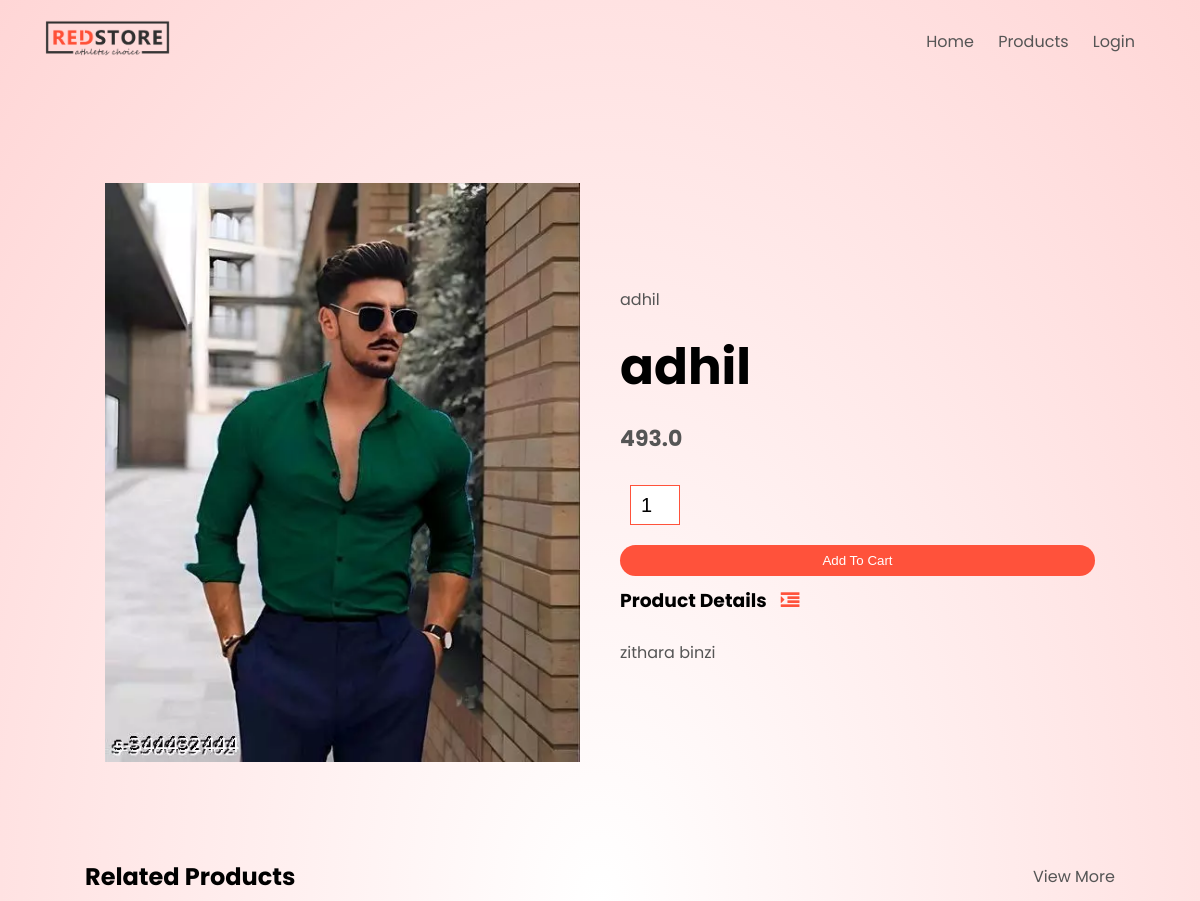
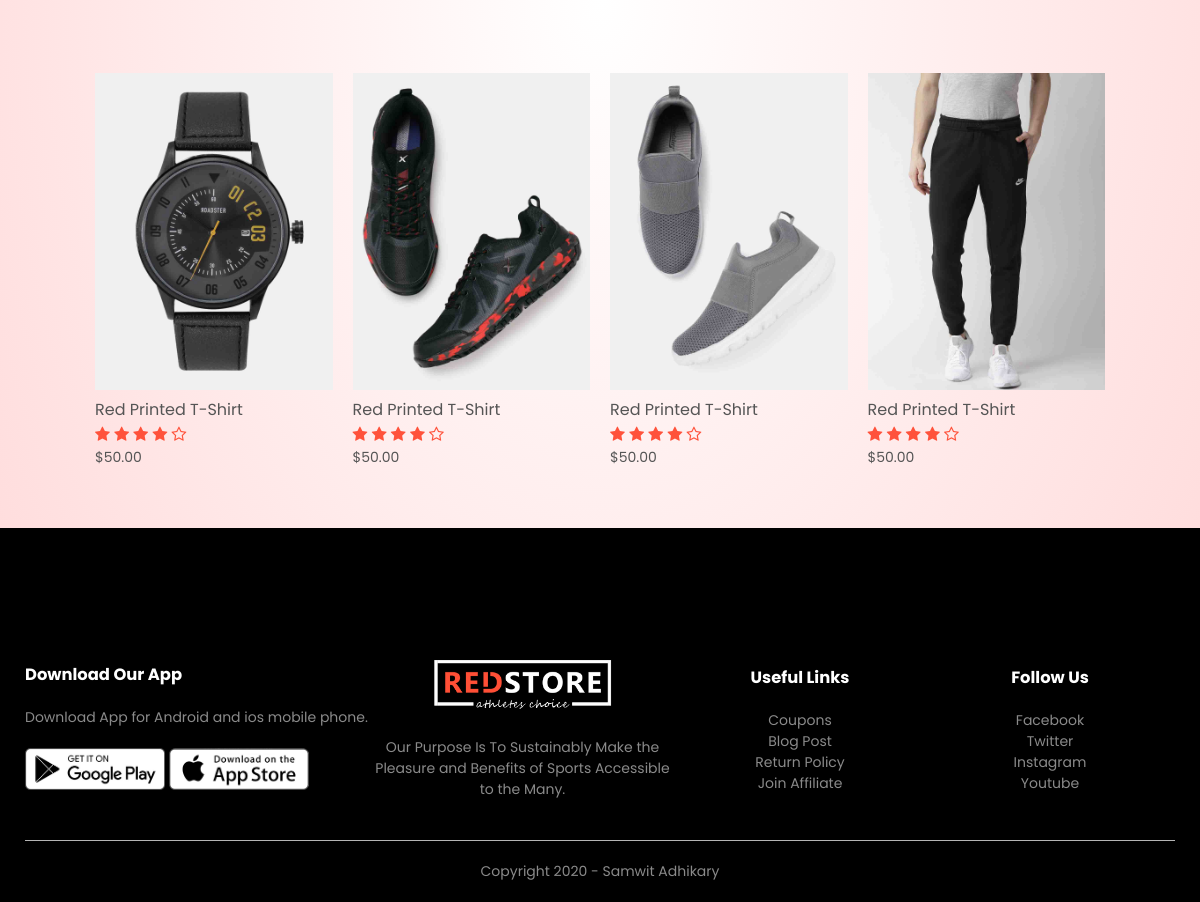
The page /product/details/16 on the database its author committed (2 pictures, top to bottom).
### products/models.py (models this page shows, shortened)
class Product(models.Model):
    LIVE=1
    DELETE=0
    DELETE_CHOICES=((LIVE,'Live'),(DELETE,'Delete'))
    title=models.CharField(max_length=200)
    price=models.FloatField()
    description=models.TextField()
    image=models.ImageField(upload_to='media/')
    priority = models.IntegerField(default=0)
    delete_status = models.IntegerField(choices=DELETE_CHOICES, default=LIVE)
    created_at=models.DateTimeField(auto_now_add=True)
    updated_at=models.DateTimeField(auto_now=True)

### products/views.py (the view)
# urls.py: path('product/details/<pk>',views.product_details,name="product_details" ),
def product_details(request,pk):
    product=Product.objects.get(pk=pk)
    context={'product':product}
    return render(request,'web/product_details.html',context)

### templates/web/product_details.html (shortened to what this page needs)
{% extends 'web/base.html' %}
{% load static %}
{% block content %}
    <div class="small-container single-product">
        <div class="row">
            <div class="col-2">
                <img src="{{ product.image.url }}" width="100%" id="ProductImg">
            </div>
            <div class="col-2">
                <p>{{product.title}}</p>
                <h1>{{product.title}}</h1>
                <h4>{{product.price}}</h4>
                <form method="post" action="{% url 'add_to_cart' %}" enctype="multipart/form-data">
                <input type="number" name="quantity" value="1">
                <button type="submit" class="btn">Add To Cart</button>
                </form>
                <h3>Product Details <i class="fa fa-indent"></i></h3>
                <br>
                <p>{{product.description}}</p>
            </div>
        </div>
    </div>
    <div class="small-container">
        <div class="row row-2">
            <h2>Related Products</h2>
            <p>View More</p>
        </div>
    </div>
    <div class="small-container">
        <div class="row">
            <div class="col-4">
                <img src="{% static 'web/images/product-9.jpg' %}">
                <h4>Red Printed T-Shirt</h4>
                <div class="rating">
                    <i class="fa fa-star"></i>
                    <i class="fa fa-star"></i>
                    <i class="fa fa-star"></i>
                    <i class="fa fa-star"></i>
                    <i class="fa fa-star-o"></i>
                </div>
                <p>$50.00</p>
            </div>
            <div class="col-4">
                <img src="{% static 'web/images/product-10.jpg' %}">
                <h4>Red Printed T-Shirt</h4>
                <div class="rating">
                    <i class="fa fa-star"></i>
                    <i class="fa fa-star"></i>
                    <i class="fa fa-star"></i>
                    <i class="fa fa-star"></i>
                    <i class="fa fa-star-o"></i>
                </div>
                <p>$50.00</p>
            </div>
            <div class="col-4">
                <img src="{% static 'web/images/product-11.jpg' %}">
                <h4>Red Printed T-Shirt</h4>
                <div class="rating">
                    <i class="fa fa-star"></i>
                    <i class="fa fa-star"></i>
                    <i class="fa fa-star"></i>
                    <i class="fa fa-star"></i>
                    <i class="fa fa-star-o"></i>
                </div>
                <p>$50.00</p>
            </div>
            <div class="col-4">
                <img src="{% static 'web/images/product-12.jpg' %}">
                <h4>Red Printed T-Shirt</h4>
                <div class="rating">
                    <i class="fa fa-star"></i>
                    <i class="fa fa-star"></i>
                    <i class="fa fa-star"></i>
                    <i class="fa fa-star"></i>
                    <i class="fa fa-star-o"></i>
                </div>
                <p>$50.00</p>
            </div>
        </div>
    </div>
{% endblock %}

### static/web/css/style.css (style rules this page uses)
* { margin: 0; padding: 0; box-sizing: border-box; }
body { font-family: 'Poppins', sans-serif; }
p { color: #555; }
.row { display: flex; align-items: center; flex-wrap: wrap; justify-content: space-around; }
.col-2 { flex-basis: 50%; min-width: 300px; }
.col-2 img { max-width: 100%; padding: 50px 0; }
.col-2 h1 { font-size: 50px; line-height: 60px; margin: 25px 0; }
.btn { display: inline-block; background: #ff523b; color: white; padding: 8px 30px; margin: 30px 0; border-radius: 30px; transition: background 0.5s; }
.header .row { margin-top: 70px; }
.small-container { max-width: 1080px; margin: auto; padding-left: 25px; padding-right: 25px; }
.col-4 { flex-basis: 25%; padding: 10px; min-width: 200px; margin-bottom: 50px; transition: transform 0.5s; }
.col-4 img { width: 100%; }
h4 { color: #555; font-weight: normal; }
.col-4 p { font-size: 14px; }
.rating .fa { color: #ff523b; }
.row-2 { justify-content: space-between; margin: 100px auto 50px; }
.single-product { margin-top: 80px; }
.single-product .col-2 img { padding: 0; }
.single-product .col-2 { padding: 20px; }
.single-product h4 { margin: 20px 0; font-size: 22px; font-weight: bold; }
.single-product input { width: 50px; height: 40px; padding-left: 10px; font-size: 20px; margin-left: 10px; border: 1px solid #ff523b; margin-right: 10px; }
.single-product .fa { color: #ff523b; margin-left: 10px; }
form input { width: 100%; height: 30px; margin: 10px 0; padding: 0 10px; border: 1px solid #ccc; }
form .btn { width: 100%; border: none; cursor: pointer; margin: 10px 0; }

### rows shown on the page
Product: image (picture), title "adhil", price "493.0", description "zithara binzi"
